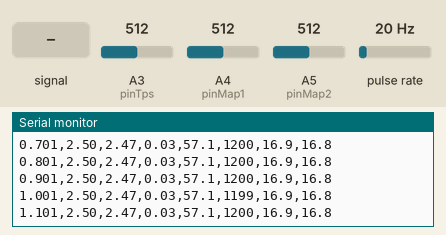
A sketch run on a simulated Arduino Uno, built with avr-gcc and run on an emulated ATmega328P. Shown: the last lines printed to the serial monitor. Wiring (inferred from the names in the program): pulse sensor: data pin 2. The test bench sets the inputs (shaded band); at power-on: pulse rate 20 Hz, A3 (pinTps) = 512, A4 (pinMap1) = 512, A5 (pinMap2) = 512.

Above: at 1.7 s.
1.8 s: A4 (pinMap1) fed a 200 Hz sine of ±81 counts around its level
At 1.81 s:
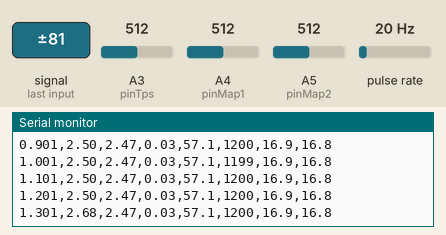
3.3 s: pulse rate (sensor on pin 2) set to 4 Hz
At 3.31 s:
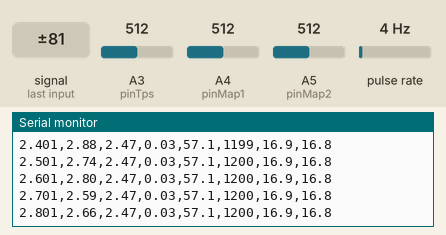
4.8 s: A3 (pinTps) set to 716
At 4.81 s:
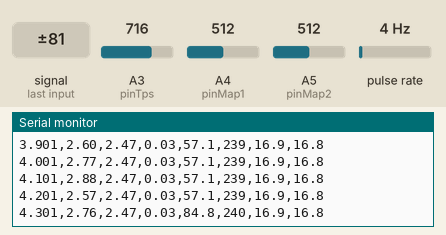
6.3 s: A4 (pinMap1) set to 716
At 6.31 s:
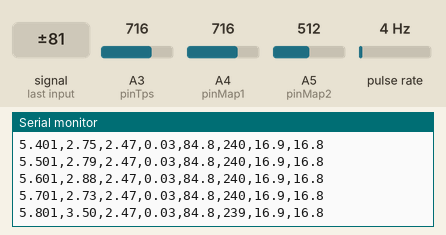
7.8 s: A5 (pinMap2) set to 716
At 7.81 s:
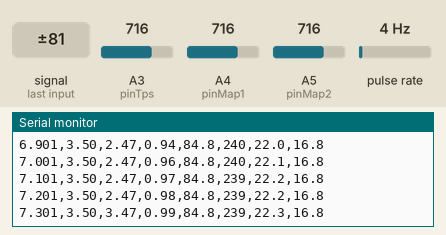
9.3 s: pulse rate (sensor on pin 2) set to 50 Hz
At 9.31 s:
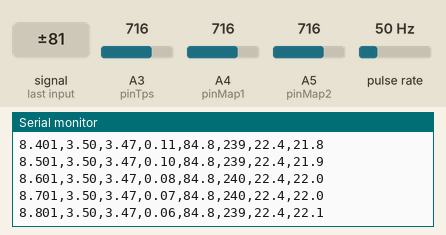
Timing chart, 0 to 11.8 s (numbered marks = the images above; inputs shaded):
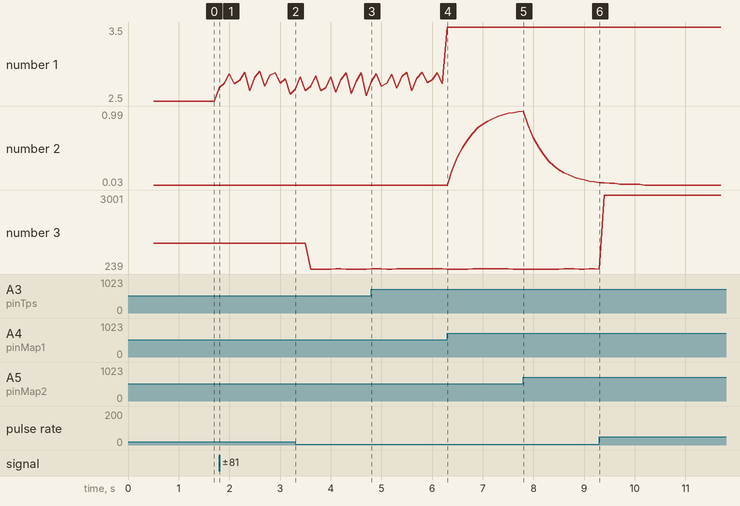

Measured:
- after the input at 1.8 s, the serial monitor: prints a new line at once (image 1)
- after the input at 4.8 s, the serial monitor: prints a new line at once (image 3)
- after the input at 6.3 s, the serial monitor: prints a new line at once (image 4)
- after the input at 7.8 s, the serial monitor: prints a new line at once (image 5)
- plotted number 1: 2.5 → 2.59 after the input at 1.8 s, 2.59 → 2.57 after the input at 3.3 s, 2.73 → 3.5 after the input at 6.3 s
- plotted number 2: 0.03 → 0.98 after the input at 6.3 s, 0.98 → 0.07 after the input at 7.8 s
- plotted number 3: 1200 → 239 after the input at 3.3 s, 240 → 3000 after the input at 9.3 s

The sketch:

Map_logger.ino
```cpp
/*
 * ИДЕАЛЬНЫЙ СИНХРОНИЗАТОР (Гибридный фильтр)
 * 1. Убивает пульсации мотора (аппаратное усреднение за 100мс)
 * 2. Имеет настраиваемые "крутилки" для идеальной гладкости линий.
 */

#include <util/atomic.h>

// ====================================================================
// === НАСТРОЙКИ СГЛАЖИВАНИЯ (КРУТИ ЗДЕСЬ) ============================
// ====================================================================
// Диапазон от 0.01 (очень сильно сглажено, медленно) до 1.0 (без сглаживания, быстро)

const float TUNE_DIFF = 0.2;  // Настройка для графика DIFF (разница)
const float TUNE_MAP  = 0.2;  // Настройка для графиков FRONT MAP и REAR MAP

// ====================================================================


// --- КОНСТАНТЫ КАЛИБРОВКИ ---
const float V2_VOLTAGE_OFFSET = 0.03; // Твое смещение для второго датчика

// Настройки TPS
const float TPS_MIN_VOLTAGE = 0.44;
const float TPS_MAX_VOLTAGE = 4.05;

// Характеристики сенсора
const float V_MIN_MV = 516.0;
const float V_MAX_MV = 4775.0;
const float P_MIN_KPA = 20.0;
const float P_MAX_KPA = 100.0;
const float KPA_TO_INHG = 0.2953;

// Пины
const int pinMap1 = A4;
const int pinMap2 = A5;
const int pinTps  = A3;
const int pinRpm  = 2;
const float ADC_REF = 5.0;

// --- ПЕРЕМЕННЫЕ ---
unsigned long sampleCount = 0;
float sumV1 = 0, sumV2 = 0;
float instV1 = 0, instV2 = 0;

// Переменные для финального сглаживания
float finalDiff = 0;
float finalMap1 = 0;
float finalMap2 = 0;
bool firstRun = true;

// RPM
volatile unsigned long lastPulseTime = 0;
volatile unsigned long pulseInterval = 0;
int currentRPM = 0;

// Тайминги
unsigned long startTime = 0;
const unsigned long printInterval = 100; // Вывод каждые 100мс
unsigned long previousMillis = 0;

void rpmInterrupt() {
  unsigned long currentTime = micros();
  pulseInterval = currentTime - lastPulseTime;
  lastPulseTime = currentTime;
}

void setup() {
  Serial.begin(115200);
  pinMode(pinRpm, INPUT_PULLUP);
  attachInterrupt(digitalPinToInterrupt(pinRpm), rpmInterrupt, RISING);
  delay(500);
  startTime = millis();

  Serial.println("\"Elapsed Time\",\"FRONT\",\"REAR\",\"DIFF\",\"TPS\",\"RPM\",\"FRONT MAP\",\"REAR MAP\"");
}

void loop() {
  // 1. Быстрый сбор данных (убивает "пилу")
  float v1_raw = analogRead(pinMap1) * (ADC_REF / 1023.0);
  float v2_raw = analogRead(pinMap2) * (ADC_REF / 1023.0);

  sumV1 += v1_raw;
  sumV2 += v2_raw;
  sampleCount++;

  instV1 = v1_raw;
  instV2 = v2_raw;

  // 2. Расчет RPM
  unsigned long interval, lastPulse;
  ATOMIC_BLOCK(ATOMIC_RESTORESTATE) {
    interval = pulseInterval;
    lastPulse = lastPulseTime;
  }
  if (micros() - lastPulse > 1000000) currentRPM = 0;
  else if (interval > 0) currentRPM = 60000000 / interval;

  // 3. Вывод и фильтрация раз в 100мс
  unsigned long currentMillis = millis();
  if (currentMillis - previousMillis >= printInterval) {
    previousMillis = currentMillis;

    if (sampleCount == 0) sampleCount = 1;

    // Базовое усреднение за 100мс
    float avgV1 = sumV1 / sampleCount;
    float avgV2 = sumV2 / sampleCount;

    sumV1 = 0; sumV2 = 0; sampleCount = 0;

    float avgV2_calibrated = avgV2 - V2_VOLTAGE_OFFSET;
    float currentDiff = avgV1 - avgV2_calibrated;

    float currentMap1 = calcInHg(avgV1);
    float currentMap2 = calcInHg(avgV2_calibrated);

    // НАСТРАИВАЕМАЯ ФИЛЬТРАЦИЯ
    if (firstRun) {
      finalDiff = currentDiff;
      finalMap1 = currentMap1;
      finalMap2 = currentMap2;
      firstRun = false;
    } else {
      // Применяем твои "крутилки"
      finalDiff = (TUNE_DIFF * currentDiff) + ((1.0 - TUNE_DIFF) * finalDiff);
      finalMap1 = (TUNE_MAP * currentMap1) + ((1.0 - TUNE_MAP) * finalMap1);
      finalMap2 = (TUNE_MAP * currentMap2) + ((1.0 - TUNE_MAP) * finalMap2);
    }

    // Очистка нуля
    float outDiff = finalDiff;
    if (abs(outDiff) < 0.005) outDiff = 0.0;

    // TPS
    float tpsV = analogRead(pinTps) * (ADC_REF / 1023.0);
    float tpsPct = (tpsV - TPS_MIN_VOLTAGE) / (TPS_MAX_VOLTAGE - TPS_MIN_VOLTAGE) * 100.0;
    tpsPct = constrain(tpsPct, 0.0, 100.0);

    float timeSec = (currentMillis - startTime) / 1000.0;

    // ВЫВОД В ПОРТ
    Serial.print(timeSec, 3);        Serial.print(",");
    Serial.print(instV1, 2);         Serial.print(",");
    Serial.print(instV2 - V2_VOLTAGE_OFFSET, 2); Serial.print(",");
    Serial.print(outDiff, 2);        Serial.print(","); // Настраиваемый DIFF
    Serial.print(tpsPct, 1);         Serial.print(",");
    Serial.print(currentRPM);        Serial.print(",");
    Serial.print(finalMap1, 1);      Serial.print(","); // Настраиваемый MAP1
    Serial.println(finalMap2, 1);                       // Настраиваемый MAP2
  }
}

float calcInHg(float voltage) {
  float mv = voltage * 1000.0;
  float kpa = (mv - V_MIN_MV) * (P_MAX_KPA - P_MIN_KPA) / (V_MAX_MV - V_MIN_MV) + P_MIN_KPA;
  kpa = constrain(kpa, P_MIN_KPA, P_MAX_KPA);
  return kpa * KPA_TO_INHG;
}
```
